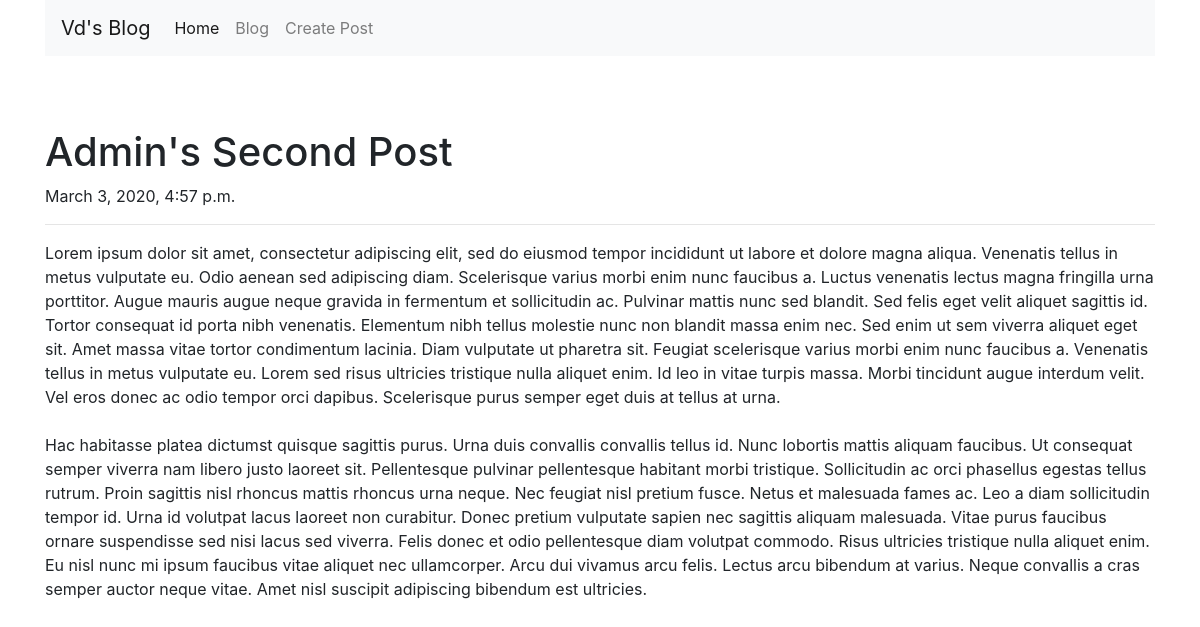
Page /blog/3/ on the committed database.
### blog/models.py (models this page shows, shortened)
class BlogPost(models.Model):
    title = models.CharField(max_length=100)
    content = models.TextField()
    timestamp = models.DateTimeField()
    author = models.ForeignKey(User, on_delete=models.CASCADE)

### blog/views.py (the view)
# urls.py: path('blog/<int:post_id>/', post_page),
def post_page(request, post_id):
    post = BlogPost.objects.get(pk=post_id)
    return render(request, "post_page.html", {"post": post})

### blog/templates/post_page.html (shortened to what this page needs)
<!DOCTYPE html>
<html lang="en">
<head>
    <link rel="stylesheet" href="https://stackpath.bootstrapcdn.com/bootstrap/4.4.1/css/bootstrap.min.css">
</head>
<body>
    <div class="container">
        <nav class="navbar navbar-expand-lg navbar-light bg-light">
            <a class="navbar-brand" href="#">Vd's Blog</a>
            <div class="collapse navbar-collapse" id="navbarNavAltMarkup">
                <div class="navbar-nav">
                    <a class="nav-item nav-link active" href="/home">Home <span class="sr-only">(current)</span></a>
                    <a class="nav-item nav-link" href="/blog">Blog</a>
                    <a class="nav-item nav-link" href="/create">Create Post</a>
                </div>
            </div>
        </nav>
        <br><br><br>
        <h1> {{post.title}}</h1>
        <p>{{post.timestamp}}</p>
        <hr>
        <p>{{post.content |linebreaksbr}}</p>
    </div>
</body>
</html>

### rows in the picture
BlogPost: title "Admin's Second Post", timestamp "March 3, 2020, 4:57 p.m.", content "Lorem ipsum dolor sit amet, consectetur adipiscing elit, sed do eiusmod tempor incididunt ut labore et dolore magna aliqua. Venenatis tellus in metus vulputate eu. Odio aenean sed adipiscing diam. Scelerisque varius morbi enim nunc faucibus a. Luctus venenatis lectus magna fringilla urna porttitor. Augue mauris augue neque gravida in fermentum et sollicitudin ac. Pulvinar mattis nunc sed blandit. Sed felis eget velit aliquet sagittis id. Tortor consequat id porta nibh venenatis. Elementum nibh tellus molestie nunc non blandit massa enim nec. Sed enim ut sem viverra aliquet eget sit. Amet massa vitae tortor condimentum lacinia. Diam vulputate ut pharetra sit. Feugiat scelerisque varius morbi…"
